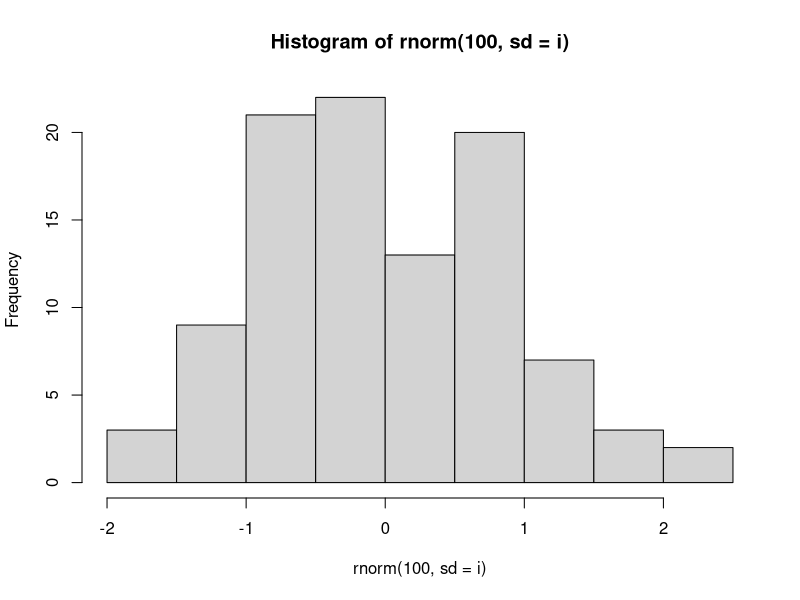
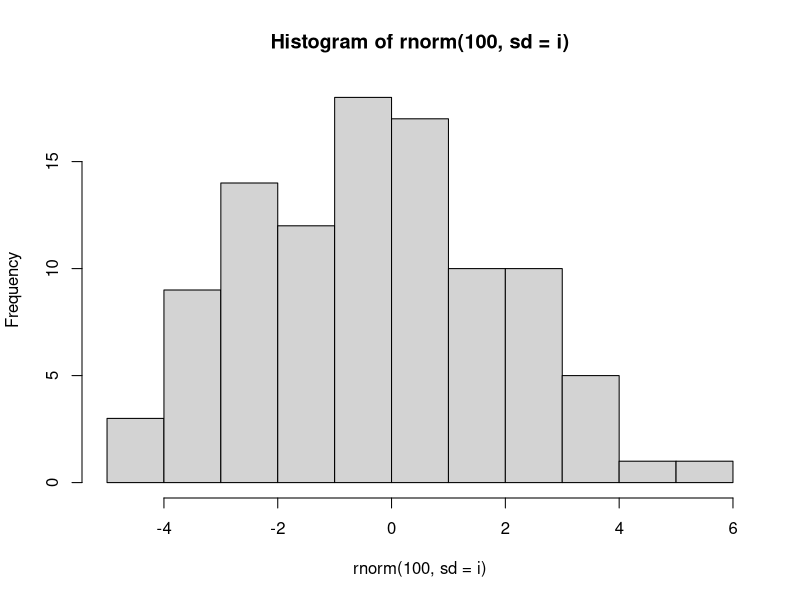
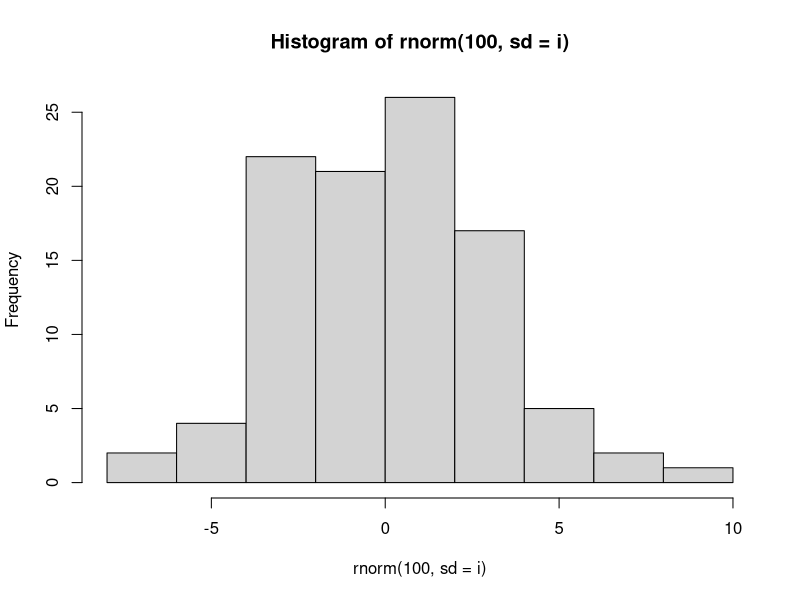
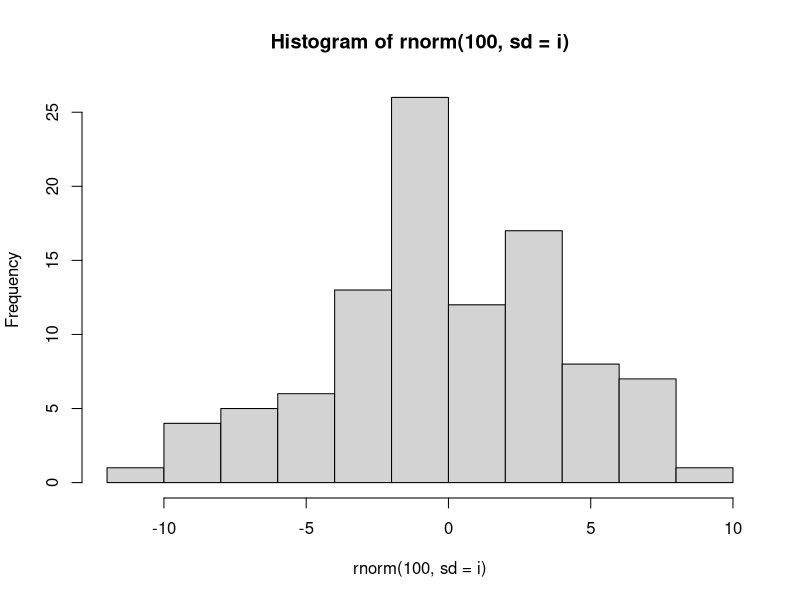
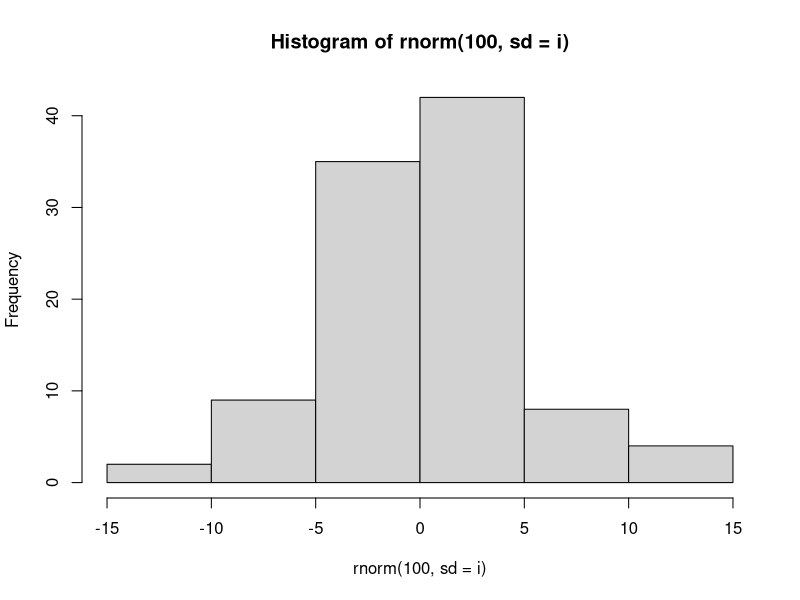
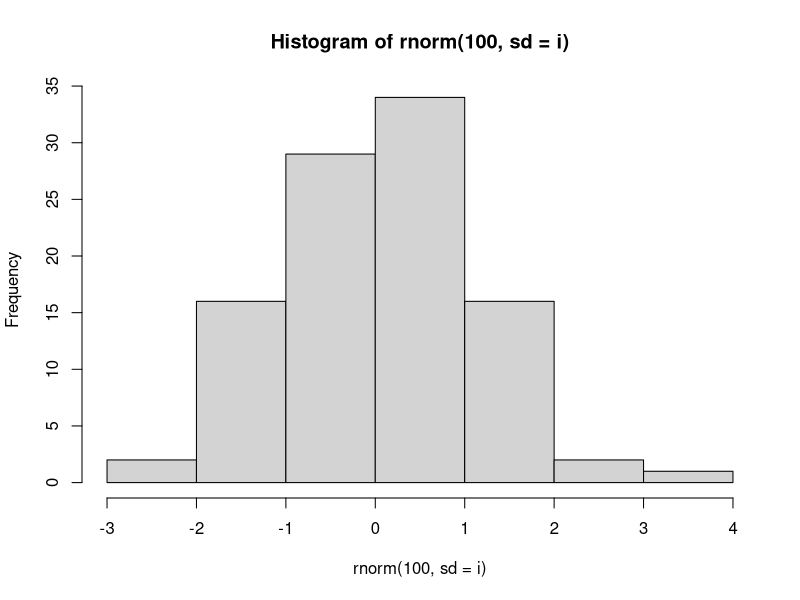
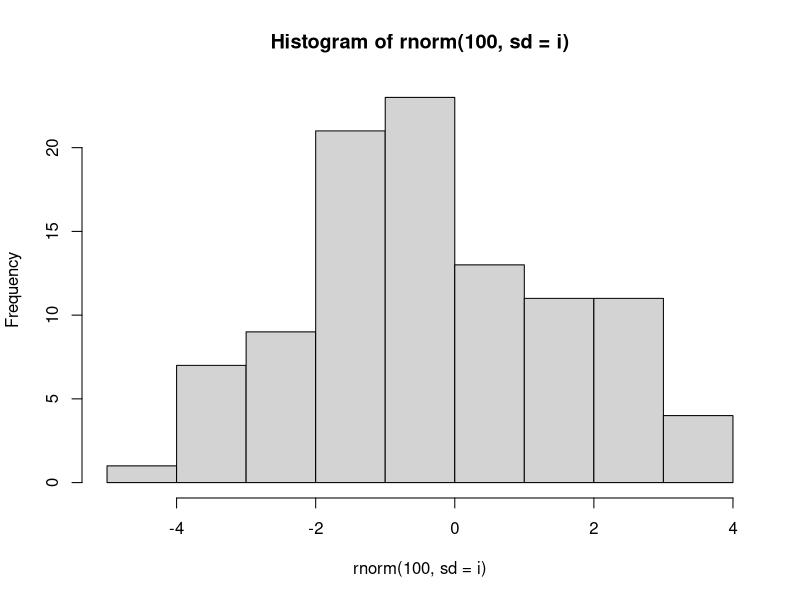
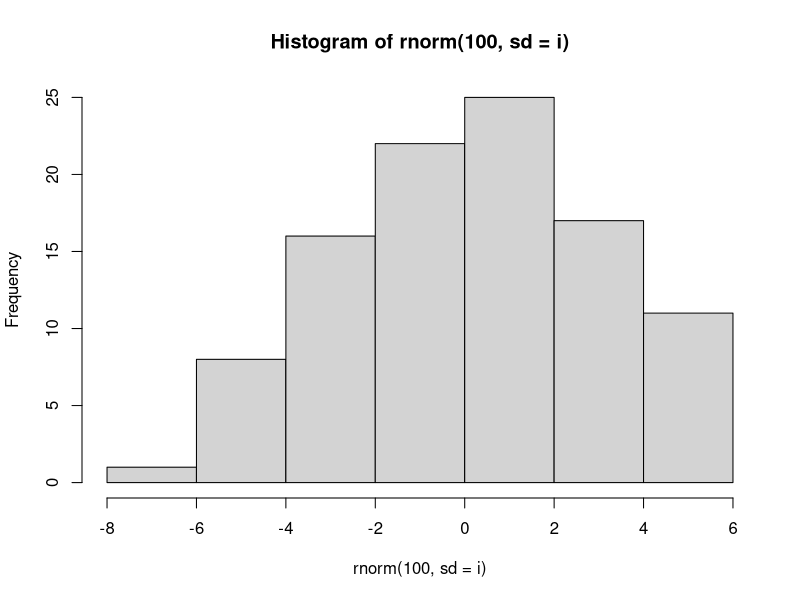

These figures' R source, in order:
## 11.2 정규 표현식

grep("[au]",c("Equator","North Pole","South Pole"))

grep("o.e",c("Equator","North Pole","South Pole"))

grep("N..t",c("Equator","North Pole","South Pole"))

grep(".",c("abc","de","f.g"))

grep("\\.",c("abc","de","f.g"))


## 11.2.1 확장 예제: 주어진 확장자의 파일명 테스트

testsuffix <- function(fn,suff) {
    parts <- strsplit(fn,".",fixed=TRUE)
    nparts <- length(parts[[1]])
    return(parts[[1]][nparts] == suff)
}

testsuffix("x.abc","abc")
testsuffix("x.abc","ac")
testsuffix("x.y.abc","ac")
testsuffix("x.y.abc","abc")

testsuffix <- function(fn,suff) {
    parts <- strsplit(fn,"\\.")
    nparts <- length(parts[[1]])
    return(parts[[1]][nparts] == suff)
}

testsuffix("x.y.abc","abc")

testsuffix <- function(fn,suff) {
    ncf <- nchar(fn) # nchar()는 문자열의 길이를 알려준다.
    ## suff가 fn의 확장자인 경우 확장자가 어디서 시작하는지 찾는다.
    dotpos <- ncf - nchar(suff) + 1
    ## suff가 맞는지 확인한다.
    return(substr(fn,dotpos,ncf)==suff)
}


## 11.2.2 확장 예제: 파일명 구성하기

for (i in 1:5) {
    fname <- paste("q",i,".pdf")
    pdf(fname)
    hist(rnorm(100,sd=i))
    dev.off()
}

for (i in 1:5) {
    fname <- paste("q",i,".pdf",sep="")
    pdf(fname)
    hist(rnorm(100,sd=i))
    dev.off()
}

for (i in 1:5) {
    fname <- sprintf("q%d.pdf",i)
    pdf(fname)
    hist(rnorm(100,sd=i))
    dev.off()
}

sprintf("abc%fdef",1.5)
sprintf("abc%gdef",1.5)
